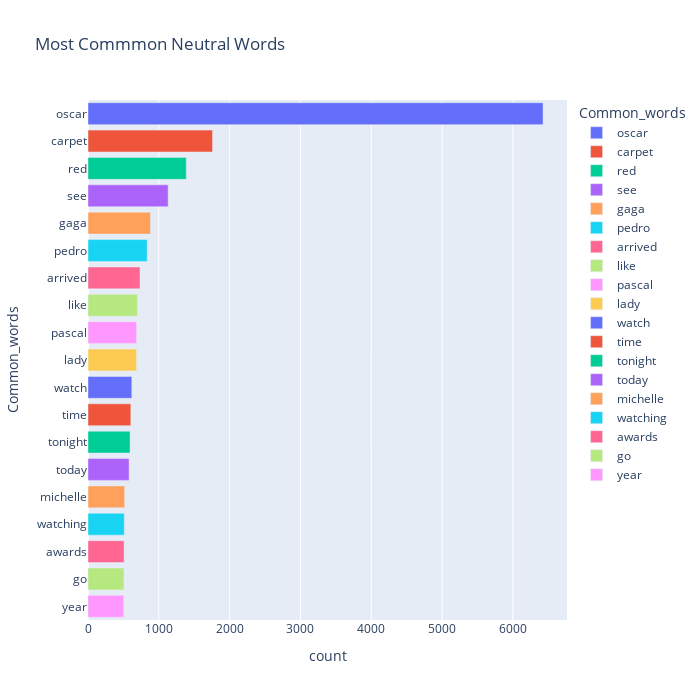

Notebook code cell kept with this figure:
### Code cell
fig = px.bar(temp_neutral, x="count", y="Common_words", title='Most Commmon Neutral Words', orientation='h', 
             width=700, height=700,color='Common_words')
fig.show()

### Figure 1 — Plotly figure (JSON) as saved in the notebook; plotly's stock layout.template omitted (floating-point values rounded to 4 significant figures)
{"data": [{"alignmentgroup": "True", "hovertemplate": "Common_words=%{y}<br>count=%{x}<extra></extra>", "legendgroup": "oscar", "marker": {"color": "#636efa", "pattern": {"shape": ""}}, "name": "oscar", "offsetgroup": "oscar", "orientation": "h", "showlegend": true, "textposition": "auto", "type": "bar", "x": [6427], "xaxis": "x", "y": ["oscar"], "yaxis": "y"}, {"alignmentgroup": "True", "hovertemplate": "Common_words=%{y}<br>count=%{x}<extra></extra>", "legendgroup": "carpet", "marker": {"color": "#EF553B", "pattern": {"shape": ""}}, "name": "carpet", "offsetgroup": "carpet", "orientation": "h", "showlegend": true, "textposition": "auto", "type": "bar", "x": [1759], "xaxis": "x", "y": ["carpet"], "yaxis": "y"}, {"alignmentgroup": "True", "hovertemplate": "Common_words=%{y}<br>count=%{x}<extra></extra>", "legendgroup": "red", "marker": {"color": "#00cc96", "pattern": {"shape": ""}}, "name": "red", "offsetgroup": "red", "orientation": "h", "showlegend": true, "textposition": "auto", "type": "bar", "x": [1388], "xaxis": "x", "y": ["red"], "yaxis": "y"}, {"alignmentgroup": "True", "hovertemplate": "Common_words=%{y}<br>count=%{x}<extra></extra>", "legendgroup": "see", "marker": {"color": "#ab63fa", "pattern": {"shape": ""}}, "name": "see", "offsetgroup": "see", "orientation": "h", "showlegend": true, "textposition": "auto", "type": "bar", "x": [1132], "xaxis": "x", "y": ["see"], "yaxis": "y"}, {"alignmentgroup": "True", "hovertemplate": "Common_words=%{y}<br>count=%{x}<extra></extra>", "legendgroup": "gaga", "marker": {"color": "#FFA15A", "pattern": {"shape": ""}}, "name": "gaga", "offsetgroup": "gaga", "orientation": "h", "showlegend": true, "textposition": "auto", "type": "bar", "x": [883], "xaxis": "x", "y": ["gaga"], "yaxis": "y"}, {"alignmentgroup": "True", "hovertemplate": "Common_words=%{y}<br>count=%{x}<extra></extra>", "legendgroup": "pedro", "marker": {"color": "#19d3f3", "pattern": {"shape": ""}}, "name": "pedro", "offsetgroup": "pedro", "orientation": "h", "showlegend": true, "textposition": "auto", "type": "bar", "x": [836], "xaxis": "x", "y": ["pedro"], "yaxis": "y"}, {"alignmentgroup": "True", "hovertemplate": "Common_words=%{y}<br>count=%{x}<extra></extra>", "legendgroup": "arrived", "marker": {"color": "#FF6692", "pattern": {"shape": ""}}, "name": "arrived", "offsetgroup": "arrived", "orientation": "h", "showlegend": true, "textposition": "auto", "type": "bar", "x": [735], "xaxis": "x", "y": ["arrived"], "yaxis": "y"}, {"alignmentgroup": "True", "hovertemplate": "Common_words=%{y}<br>count=%{x}<extra></extra>", "legendgroup": "like", "marker": {"color": "#B6E880", "pattern": {"shape": ""}}, "name": "like", "offsetgroup": "like", "orientation": "h", "showlegend": true, "textposition": "auto", "type": "bar", "x": [698], "xaxis": "x", "y": ["like"], "yaxis": "y"}, {"alignmentgroup": "True", "hovertemplate": "Common_words=%{y}<br>count=%{x}<extra></extra>", "legendgroup": "pascal", "marker": {"color": "#FF97FF", "pattern": {"shape": ""}}, "name": "pascal", "offsetgroup": "pascal", "orientation": "h", "showlegend": true, "textposition": "auto", "type": "bar", "x": [687], "xaxis": "x", "y": ["pascal"], "yaxis": "y"}, {"alignmentgroup": "True", "hovertemplate": "Common_words=%{y}<br>count=%{x}<extra></extra>", "legendgroup": "lady", "marker": {"color": "#FECB52", "pattern": {"shape": ""}}, "name": "lady", "offsetgroup": "lady", "orientation": "h", "showlegend": true, "textposition": "auto", "type": "bar", "x": [686], "xaxis": "x", "y": ["lady"], "yaxis": "y"}, {"alignmentgroup": "True", "hovertemplate": "Common_words=%{y}<br>count=%{x}<extra></extra>", "legendgroup": "watch", "marker": {"color": "#636efa", "pattern": {"shape": ""}}, "name": "watch", "offsetgroup": "watch", "orientation": "h", "showlegend": true, "textposition": "auto", "type": "bar", "x": [619], "xaxis": "x", "y": ["watch"], "yaxis": "y"}, {"alignmentgroup": "True", "hovertemplate": "Common_words=%{y}<br>count=%{x}<extra></extra>", "legendgroup": "time", "marker": {"color": "#EF553B", "pattern": {"shape": ""}}, "name": "time", "offsetgroup": "time", "orientation": "h", "showlegend": true, "textposition": "auto", "type": "bar", "x": [605], "xaxis": "x", "y": ["time"], "yaxis": "y"}, {"alignmentgroup": "True", "hovertemplate": "Common_words=%{y}<br>count=%{x}<extra></extra>", "legendgroup": "tonight", "marker": {"color": "#00cc96", "pattern": {"shape": ""}}, "name": "tonight", "offsetgroup": "tonight", "orientation": "h", "showlegend": true, "textposition": "auto", "type": "bar", "x": [594], "xaxis": "x", "y": ["tonight"], "yaxis": "y"}, {"alignmentgroup": "True", "hovertemplate": "Common_words=%{y}<br>count=%{x}<extra></extra>", "legendgroup": "today", "marker": {"color": "#ab63fa", "pattern": {"shape": ""}}, "name": "today", "offsetgroup": "today", "orientation": "h", "showlegend": true, "textposition": "auto", "type": "bar", "x": [580], "xaxis": "x", "y": ["today"], "yaxis": "y"}, {"alignmentgroup": "True", "hovertemplate": "Common_words=%{y}<br>count=%{x}<extra></extra>", "legendgroup": "michelle", "marker": {"color": "#FFA15A", "pattern": {"shape": ""}}, "name": "michelle", "offsetgroup": "michelle", "orientation": "h", "showlegend": true, "textposition": "auto", "type": "bar", "x": [518], "xaxis": "x", "y": ["michelle"], "yaxis": "y"}, {"alignmentgroup": "True", "hovertemplate": "Common_words=%{y}<br>count=%{x}<extra></extra>", "legendgroup": "watching", "marker": {"color": "#19d3f3", "pattern": {"shape": ""}}, "name": "watching", "offsetgroup": "watching", "orientation": "h", "showlegend": true, "textposition": "auto", "type": "bar", "x": [512], "xaxis": "x", "y": ["watching"], "yaxis": "y"}, {"alignmentgroup": "True", "hovertemplate": "Common_words=%{y}<br>count=%{x}<extra></extra>", "legendgroup": "awards", "marker": {"color": "#FF6692", "pattern": {"shape": ""}}, "name": "awards", "offsetgroup": "awards", "orientation": "h", "showlegend": true, "textposition": "auto", "type": "bar", "x": [510], "xaxis": "x", "y": ["awards"], "yaxis": "y"}, {"alignmentgroup": "True", "hovertemplate": "Common_words=%{y}<br>count=%{x}<extra></extra>", "legendgroup": "go", "marker": {"color": "#B6E880", "pattern": {"shape": ""}}, "name": "go", "offsetgroup": "go", "orientation": "h", "showlegend": true, "textposition": "auto", "type": "bar", "x": [508], "xaxis": "x", "y": ["go"], "yaxis": "y"}, {"alignmentgroup": "True", "hovertemplate": "Common_words=%{y}<br>count=%{x}<extra></extra>", "legendgroup": "year", "marker": {"color": "#FF97FF", "pattern": {"shape": ""}}, "name": "year", "offsetgroup": "year", "orientation": "h", "showlegend": true, "textposition": "auto", "type": "bar", "x": [504], "xaxis": "x", "y": ["year"], "yaxis": "y"}], "layout": {"barmode": "relative", "height": 700, "legend": {"title": {"text": "Common_words"}, "tracegroupgap": 0}, "title": {"text": "Most Commmon Neutral Words"}, "width": 700, "xaxis": {"anchor": "y", "domain": [0, 1], "title": {"text": "count"}}, "yaxis": {"anchor": "x", "categoryarray": ["year", "go", "awards", "watching", "michelle", "today", "tonight", "time", "watch", "lady", "pascal", "like", "arrived", "pedro", "gaga", "see", "red", "carpet", "oscar"], "categoryorder": "array", "domain": [0, 1], "title": {"text": "Common_words"}}}}
